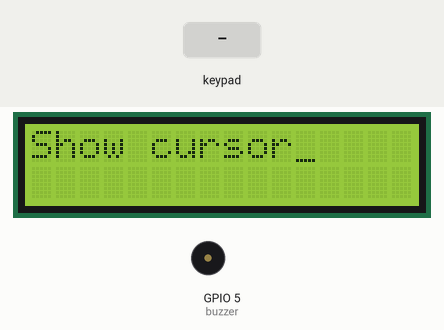
The program below on a simulated Raspberry Pi (BCM pin numbers). Parts: 16×2 character LCD, buzzer (waves = sounding, pin HIGH). Inputs (shaded band) come from the test bench. Pins used as bus, display or sensor lines are not drawn; what the program prints to the terminal is not drawn.

Above: at 5.1 s.
At 33.5 s:
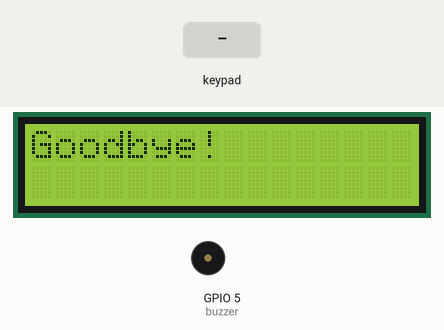
33.6 s: key '8' pressed
At 33.9 s:
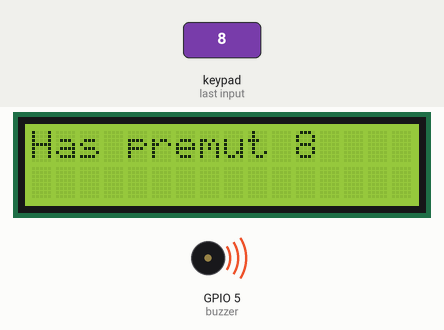
At 42.1 s:
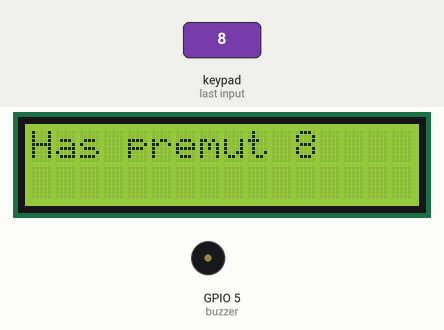
Timing chart, 0 to 42.6 s (numbered marks = the images above; inputs shaded):
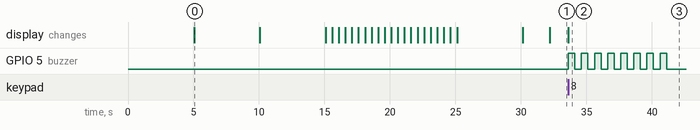

Measured:
- after the input at 33.6 s, GPIO 5 (buzzer): alternates HIGH for 0.50 s and LOW for 0.50 s, 16 changes in all, then stays LOW, starting at once; the display: changes at once (image 2)
- what the display in image 0 shows lasts 5.0 s, from 5.1 s to 10.1 s

The program:

char_lcd_num_pad.py
```python
                                                                  #!/usr/bin/python
# Example using a character LCD connected to a Raspberry Pi or BeagleBone Black.
import time

import Adafruit_CharLCD as LCD
import sys
import RPi.GPIO as GPIO


#GPIO.setmode(GPIO.BOARD)
GPIO.setmode(GPIO.BCM)
#GPIO.setwarnings(False)

buzzer=5

GPIO.setup(buzzer, GPIO.OUT)


# Raspberry Pi pin configuration:
lcd_rs        = 25  # Note this might need to be changed to 21 for older revision Pi's.
lcd_en        = 24
lcd_d4        = 23
lcd_d5        = 17
lcd_d6        = 18
lcd_d7        = 22
lcd_backlight = 4

# BeagleBone Black configuration:
# lcd_rs        = 'P8_8'
# lcd_en        = 'P8_10'
# lcd_d4        = 'P8_18'
# lcd_d5        = 'P8_16'
# lcd_d6        = 'P8_14'
# lcd_d7        = 'P8_12'
# lcd_backlight = 'P8_7'

# Define LCD column and row size for 16x2 LCD.
lcd_columns = 16
lcd_rows    = 2

# Alternatively specify a 20x4 LCD.
# lcd_columns = 20
# lcd_rows    = 4

# Initialize the LCD using the pins above.
lcd = LCD.Adafruit_CharLCD(lcd_rs, lcd_en, lcd_d4, lcd_d5, lcd_d6, lcd_d7,
                           lcd_columns, lcd_rows, lcd_backlight)

# Print a two line message
lcd.message('Hello\nworld!')

# Wait 5 seconds
time.sleep(5.0)

# Demo showing the cursor.
lcd.clear()
lcd.show_cursor(True)
lcd.message('Show cursor')

time.sleep(5.0)

# Demo showing the blinking cursor.
lcd.clear()
lcd.blink(True)
lcd.message('Blink cursor')

time.sleep(5.0)

# Stop blinking and showing cursor.
lcd.show_cursor(False)
lcd.blink(False)

# Demo scrolling message right/left.
lcd.clear()
message = 'Scroll'
lcd.message(message)
for i in range(lcd_columns-len(message)):
    time.sleep(0.5)
    lcd.move_right()
for i in range(lcd_columns-len(message)):
    time.sleep(0.5)
    lcd.move_left()

# Demo turning backlight off and on.
lcd.clear()
lcd.message('Flash backlight\nin 5 seconds...')
time.sleep(5.0)
# Turn backlight off.
lcd.set_backlight(0)
time.sleep(2.0)
# Change message.
lcd.clear()
lcd.message('Goodbye!')
# Turn backlight on.
lcd.set_backlight(1)


MATRIX = [ [1,2,3,'A'],
           [4,5,6,'B'],
           [7,8,9,'C'],
           ['*',0,'#','D']]

#ROW = [7,11,13,15]
#COL = [12,16,18,22]

ROW = [21,20,16,12] #negres
COL = [26,19,13,6] #blancs #18,23,24,25]

print ("Pas1")

for j in range(4):
    #print [j]
    #print COL[j]

    GPIO.setup(COL[j], GPIO.OUT)
    GPIO.output(COL[j],1)


for i in range(4):
    GPIO.setup(ROW[i], GPIO.IN, pull_up_down = GPIO.PUD_UP)
    #print [i]
    #print ROW[i]

try:
        while(True):
            for j in range(4):
                GPIO.output(COL[j],0)
                #print [j]
                #print "pas2"
                #print (MATRIX[i] [j])

                for i in range(4):
                    #print (MATRIX[i] [j])
                    #time.sleep(0.82)

                    #print i
                    #print "pas3"
                    if GPIO.input(ROW[i]) == 0:
                        print (MATRIX[i] [j])
                        lcd.clear()
                        lcd.message('Has premut ' + str(MATRIX[i] [j]))
                        for temps in range(MATRIX[i] [j]):
                            GPIO.output(buzzer,GPIO.HIGH)
                            print('Beep')
                            time.sleep(0.5)
                            GPIO.output(buzzer,GPIO.LOW)
                            print('No Beep')
                            time.sleep(0.5)
                        time.sleep(0.2)

                        while(GPIO.input(ROW[i]) == 0):
                            pass


                GPIO.output(COL[j],1)
except KeyboardInterrupt:
        GPIO.cleanup()
```
